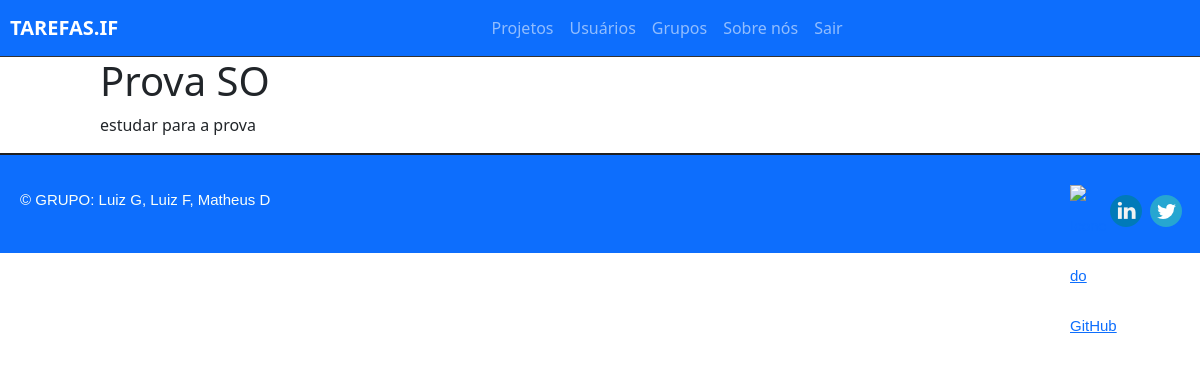
The app's page /task/10 (signed in), older data.
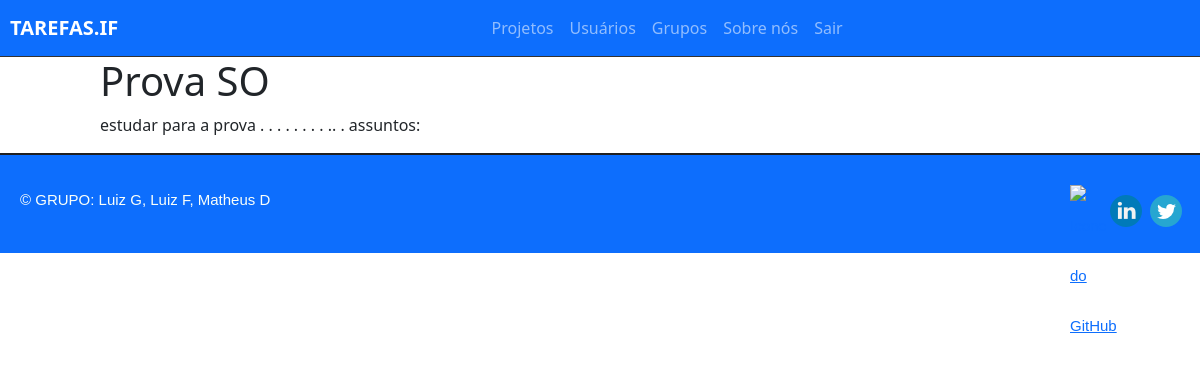
The same page, newer data.
### paginas/models.py (models this page shows, shortened)
class Task(models.Model):
    STATUS = (
        ('doing', 'Doing'),
        ('done', 'Done'),
    )
    title=models.CharField(max_length=255)
    description = models.TextField()
    done = models.CharField(
        max_length=5,
        choices=STATUS,
    )
    created_at = models.DateTimeField(auto_now_add=True)
    updated_at = models.DateTimeField(auto_now=True)

### paginas/views.py (the view)
# urls.py: path('task/<int:id>', views.taskView, name="task-view"),
@login_required
def taskView(request, id):
    task = get_object_or_404(Task, pk=id)
    return render(request, 'paginas/task.html', {'task':task})

### paginas/templates/paginas/task.html (shortened to what this page needs)
{% extends "index.html" %}
{% block content %}
<div class="offset-1 col-10 list-div">
    <h1>{{task.title}}</h1>
    <p>{{task.description}}</p>
</div>
{% endblock %}

### paginas/templates/index.html (shortened to what this page needs)
{% load static %}
<!DOCTYPE html>
<html lang="pt_br">
<head>
    <link href="https://cdn.jsdelivr.net/npm/bootstrap@5.1.3/dist/css/bootstrap.min.css" rel="stylesheet">
    <link rel="stylesheet" href="{% static 'css/styles.css' %}">
</head>
<body>
    <div class="container-fluid">
        <nav class="navbar navbar-expand-lg navbar-dark bg-primary">
            <div class="container-fluid">
              <a class="navbar-brand" href="/">TAREFAS.IF</a>
              <div class="collapse navbar-collapse" id="navbarSupportedContent">
                <ul class="navbar-nav me-auto mb-2 mb-lg-0">
                <li class="nav-item">
                    <a class="nav-link" href="/">Projetos</a>
                </li>
                {% if user.is_authenticated %}
                <li class="nav-item">
                    <a class="nav-link" href="#">Usuários</a>
                </li>
                <li class="nav-item">
                  <a class="nav-link" href="#">Grupos</a>
                </li>
                {% else %}
                <li class="nav-item">
                  <a class="nav-link" href="/accounts/login">Entrar</a>
                </li>
                {% endif %}
                <li class="nav-item">
                    <a class="nav-link" href="#">Sobre nós</a>
                </li>
                {% if user.is_authenticated %}
                <li class="nav-item">
                  <a class="nav-link" href="/accounts/logout">Sair</a>
                </li>
                {% endif %}
                </ul>
              </div>
            </div>
          </nav>
    {% block content %}
    {% endblock %}
    <footer class="rodape-prin">
      <ul class="icones-sociais">
          <li><a href="https://twitter.com" target="_blank"><img src="static/img/twitter.png" alt="Icone do Twitter"></a></li>
          <li><a href="https://www.linkedin.com" target="_blank"><img src="static/img/linkedin.png" alt="Icone do Linkedin"></a></li>
          <li><a href="https://github.com" target="_blank"><img src="static/img/github.png" alt="Icone do GitHub"></a></li>
      </ul>
      &copy; GRUPO: Luiz G, Luiz F, Matheus D
      </footer>
    </div>
</body>
</html>

### static/css/styles.css (style rules this page uses)
.container-fluid { padding: 0; }
.navbar { border-bottom: 1px solid #333; }
.navbar-nav { margin: auto; }
.navbar-brand { font-weight: bold; margin-left: 10px; }
.list-div { padding: 0; }
footer { background-color: #333; height: 300px; border-top: 2px solid #202020; }
.rodape-prin { background-color: #0d6efd; clear: both; padding: 20px; height: 100px; color: rgb(250,255,250); line-height: 50px; font-size: 15px; font-family: "arial", sans-serif; }
.icones-sociais li { display: inline-block; float: right; width: 40px; height: 40px; }
footer ul { float: right; display: table; }
footer ul li { display: table-cell; vertical-align: middle; padding: 10px; }

Row changes from the older to the newer data that the page shows:
changed Task "Prova SO": description "estudar para a prova" → "estudar para a prova . . . . . . . . .. . assuntos:"
